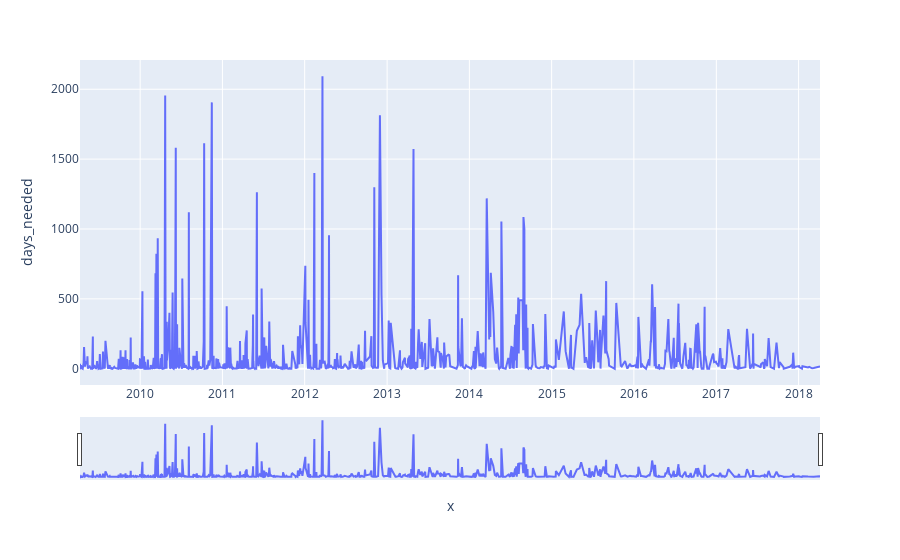

The code cell stored with this chart in its notebook:
### Markdown cell above
## Days needed to solve problem

### Code cell
created = df[['created_date', 'days_needed']].groupby('created_date').mean().reset_index()
created = created.set_index(['created_date'])

fig = px.line(created, x=created.index, y='days_needed')
fig.update_xaxes(rangeslider_visible=True)
fig.show()

### Figure 1 — Plotly figure (JSON) as saved in the notebook; plotly's stock layout.template omitted (floating-point values rounded to 4 significant figures; data arrays with more than 128 entries replaced by an {"elided": "..."} marker saying what was removed)
{"data": [{"hovertemplate": "x=%{x}<br>days_needed=%{y}<extra></extra>", "legendgroup": "", "line": {"color": "#636efa", "dash": "solid"}, "mode": "lines", "name": "", "showlegend": false, "type": "scatter", "x": {"elided": "944 str values"}, "xaxis": "x", "y": {"elided": "944 float values"}, "yaxis": "y"}], "layout": {"legend": {"tracegroupgap": 0}, "margin": {"t": 60}, "xaxis": {"anchor": "y", "domain": [0, 1], "rangeslider": {"visible": true}, "title": {"text": "x"}}, "yaxis": {"anchor": "x", "domain": [0, 1], "title": {"text": "days_needed"}}}}
